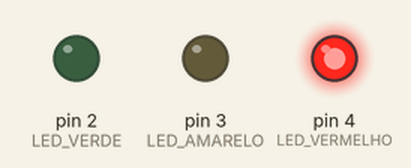
A sketch run on a simulated Arduino Uno, built with avr-gcc and run on an emulated ATmega328P. On the bench: output pins drawn as LEDs (lit = HIGH).

Above: at 0.1 s.
At 1.6 s:
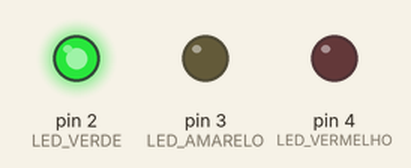
At 3.1 s:
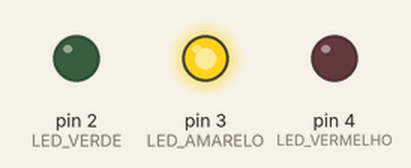
At 4.1 s:
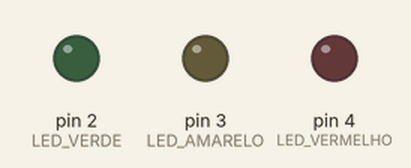
Timing chart, 0 to 5.6 s (numbered marks = the images above):
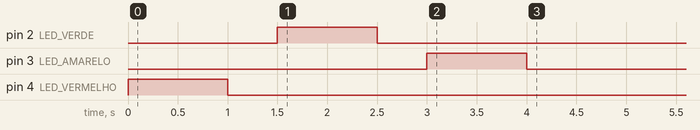

The sketch:

main.ino
```cpp
#define BUTTON_ONE 10
#define LED_VERMELHO 4
#define LED_VERDE 2
#define LED_AMARELO 3
#define UM_SEGUNDO 1000
#define MEIO_SEGUNDO 500

volatile int buttonPressed = LOW;

void setup()
{
  Serial.begin(9600);
  pinModes();
  piscaSequencia();
}

void loop()
{
  if (buttonPressed == HIGH)
  {
    Serial.println("Click!");
    piscaSequencia();
    buttonPressed = LOW;
  }
}

void pinModes()
{
  pinMode(LED_VERMELHO, OUTPUT);
  pinMode(LED_VERDE, OUTPUT);
  pinMode(LED_AMARELO, OUTPUT);
  pinMode(BUTTON_ONE, INPUT_PULLUP);
  attachInterrupt(digitalPinToInterrupt(BUTTON_ONE), buttonISR, FALLING);
}

void buttonISR()
{
  delay(50); // Debounce
  if (digitalRead(BUTTON_ONE) == LOW)
  {
    buttonPressed = HIGH;
  }
}

void piscaLed(int portaLed)
{
  digitalWrite(portaLed, HIGH);
  delay(UM_SEGUNDO);
  digitalWrite(portaLed, LOW);
  delay(MEIO_SEGUNDO);
}

void piscaSequencia()
{
  piscaLed(LED_VERMELHO);
  piscaLed(LED_VERDE);
  piscaLed(LED_AMARELO);
}
```
